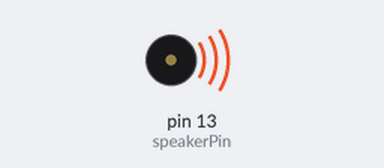
Bench run of a sketch on a simulated Arduino Uno, built with avr-gcc and run on an emulated ATmega328P. On the bench: buzzer (waves = sounding). At 31.6 s the program stops and its outputs stay as they are.

Above: at 0.29 s.
At 4.8 s:
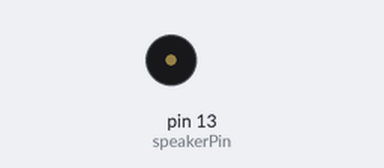
Timing chart, 0 to 32.1 s (numbered marks = the images above):
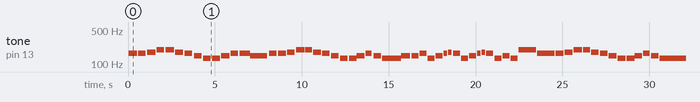

Measured:
- by itself, tone on pin 13 (speakerPin): plays 165 Hz for 0.48 s, 165 Hz for 0.44 s, 174 Hz for 0.48 s, 196 Hz for 0.44 s, 196 Hz for 0.48 s, 174 Hz for 0.44 s … (59 notes in this stretch)

The sketch:

Ode_to_Joy.ino
```cpp
int speakerPin = 13;

#define NOTE_C3 131
#define NOTE_C4 262
#define NOTE_D3 147
#define NOTE_D4 294
#define NOTE_E4 330
#define NOTE_F4 349
#define NOTE_G4 392

void setup()
{

  pinMode(speakerPin, OUTPUT);

}

void loop()
{
  Music();
}

void beep (unsigned char speakerPin, int frequencyInHertz, long timeInMilliseconds)
{


    int x;
    long delayAmount = (long)(1000000/frequencyInHertz);
    long loopTime = (long)((timeInMilliseconds*1000)/(delayAmount*2));
    for (x=0;x<loopTime;x++)
    {
        digitalWrite(speakerPin,HIGH);
        delayMicroseconds(delayAmount);
        digitalWrite(speakerPin,LOW);
        delayMicroseconds(delayAmount);
    }


    delay(15);

}

void Music()
{
    beep(speakerPin, NOTE_E4, 470);
    delay(55);
    beep(speakerPin, NOTE_E4, 450);
    delay(55);
    beep(speakerPin, NOTE_F4, 470);
    delay(55);
    beep(speakerPin, NOTE_G4, 450);
    delay(57);
    beep(speakerPin, NOTE_G4, 470);
    delay(75);
    beep(speakerPin, NOTE_F4, 450);
    delay(65);
    beep(speakerPin, NOTE_E4, 470);
    delay(55);
    beep(speakerPin, NOTE_D4, 450);
    delay(57);
    beep(speakerPin, NOTE_C4, 470);
    delay(55);
    beep(speakerPin, NOTE_C4, 450);
    delay(55);
    beep(speakerPin, NOTE_D4, 470);
    delay(55);
    beep(speakerPin, NOTE_E4, 450);
    delay(55);
    beep(speakerPin, NOTE_E4, 590);
    delay(36);
    beep(speakerPin, NOTE_D4, 303);
    delay(15);
    beep(speakerPin, NOTE_D4, 650);
    delay(55);
    beep(speakerPin, NOTE_E4, 470);
    delay(55);
    beep(speakerPin, NOTE_E4, 445);
    delay(55);
    beep(speakerPin, NOTE_F4, 448);
    delay(55);
    beep(speakerPin, NOTE_G4, 465);
    delay(55);
    beep(speakerPin, NOTE_G4, 387);
    delay(54);
    beep(speakerPin, NOTE_F4, 448);
    delay(54);
    beep(speakerPin, NOTE_E4, 448);
    delay(54);
    beep(speakerPin, NOTE_D4, 448);
    delay(54);
    beep(speakerPin, NOTE_C4, 457);
    delay(54);
    beep(speakerPin, NOTE_C4, 436);
    delay(34);
    beep(speakerPin, NOTE_D4, 397);
    delay(54);
    beep(speakerPin, NOTE_E4, 377);
    delay(54);
    beep(speakerPin, NOTE_D4, 450);
    delay(35);
    beep(speakerPin, NOTE_C4, 526);
    delay(34);
    beep(speakerPin, NOTE_C4, 526);
    delay(4);
    beep(speakerPin, NOTE_D4, 526);
    delay(54);
    beep(speakerPin, NOTE_D4, 397);
    delay(54);
    beep(speakerPin, NOTE_E4, 397);
    delay(54);
    beep(speakerPin, NOTE_C4, 397);
    delay(54);
    beep(speakerPin, NOTE_D4, 397);
    delay(54);
    beep(speakerPin, NOTE_E4, 188);
    delay(54);
    beep(speakerPin, NOTE_F4, 205);
    delay(54);
    beep(speakerPin, NOTE_E4, 397);
    delay(54);
    beep(speakerPin, NOTE_C4, 397);
    delay(54);
    beep(speakerPin, NOTE_D4, 397);
    delay(54);
    beep(speakerPin, NOTE_E4, 188);
    delay(54);
    beep(speakerPin, NOTE_F4, 205);
    delay(54);
    beep(speakerPin, NOTE_E4, 397);
    delay(54);
    beep(speakerPin, NOTE_C4, 397);
    delay(54);
    beep(speakerPin, NOTE_D4, 397);
    delay(54);
    beep(speakerPin, NOTE_C4, 397);
    delay(54);
    beep(speakerPin, NOTE_G4, 1000);
    delay(54);
    beep(speakerPin, NOTE_E4, 1000);
    delay(54);
    beep(speakerPin, NOTE_E4, 445);
    delay(55);
    beep(speakerPin, NOTE_F4, 448);
    delay(55);
    beep(speakerPin, NOTE_G4, 465);
    delay(55);
    beep(speakerPin, NOTE_G4, 387);
    delay(54);
    beep(speakerPin, NOTE_F4, 448);
    delay(54);
    beep(speakerPin, NOTE_E4, 448);
    delay(54);
    beep(speakerPin, NOTE_D4, 448);
    delay(54);
    beep(speakerPin, NOTE_C4, 457);
    delay(54);
    beep(speakerPin, NOTE_C4, 436);
    delay(34);
    beep(speakerPin, NOTE_D4, 397);
    delay(54);
    beep(speakerPin, NOTE_E4, 377);
    delay(54);
    beep(speakerPin, NOTE_D4, 450);
    delay(35);
    beep(speakerPin, NOTE_C4, 726);
    delay(34);
    beep(speakerPin, NOTE_C4, 224);
    delay(4);
    exit(Music);
}
```
